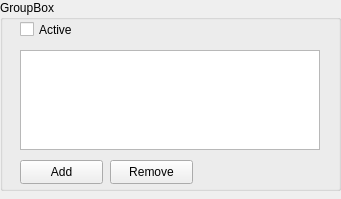
<?xml version="1.0" encoding="UTF-8"?>
<ui version="4.0">
 <class>ScalePreferences</class>
 <widget class="QWidget" name="ScalePreferences">
  <property name="geometry">
   <rect>
    <x>0</x>
    <y>0</y>
    <width>341</width>
    <height>199</height>
   </rect>
  </property>
  <property name="sizePolicy">
   <sizepolicy hsizetype="Preferred" vsizetype="Fixed">
    <horstretch>0</horstretch>
    <verstretch>0</verstretch>
   </sizepolicy>
  </property>
  <property name="windowTitle">
   <string>Form</string>
  </property>
  <widget class="QGroupBox" name="groupBox">
   <property name="geometry">
    <rect>
     <x>0</x>
     <y>0</y>
     <width>341</width>
     <height>191</height>
    </rect>
   </property>
   <property name="sizePolicy">
    <sizepolicy hsizetype="Preferred" vsizetype="Preferred">
     <horstretch>0</horstretch>
     <verstretch>0</verstretch>
    </sizepolicy>
   </property>
   <property name="title">
    <string>GroupBox</string>
   </property>
   <widget class="QCheckBox" name="checkBox">
    <property name="geometry">
     <rect>
      <x>20</x>
      <y>20</y>
      <width>85</width>
      <height>19</height>
     </rect>
    </property>
    <property name="text">
     <string>Active</string>
    </property>
   </widget>
   <widget class="QPushButton" name="addButton">
    <property name="geometry">
     <rect>
      <x>20</x>
      <y>160</y>
      <width>83</width>
      <height>24</height>
     </rect>
    </property>
    <property name="text">
     <string>Add</string>
    </property>
   </widget>
   <widget class="QPushButton" name="removeButton">
    <property name="geometry">
     <rect>
      <x>110</x>
      <y>160</y>
      <width>83</width>
      <height>24</height>
     </rect>
    </property>
    <property name="text">
     <string>Remove</string>
    </property>
   </widget>
   <widget class="QListWidget" name="listWidget">
    <property name="geometry">
     <rect>
      <x>20</x>
      <y>50</y>
      <width>300</width>
      <height>100</height>
     </rect>
    </property>
   </widget>
  </widget>
 </widget>
 <resources/>
 <connections/>
</ui>
